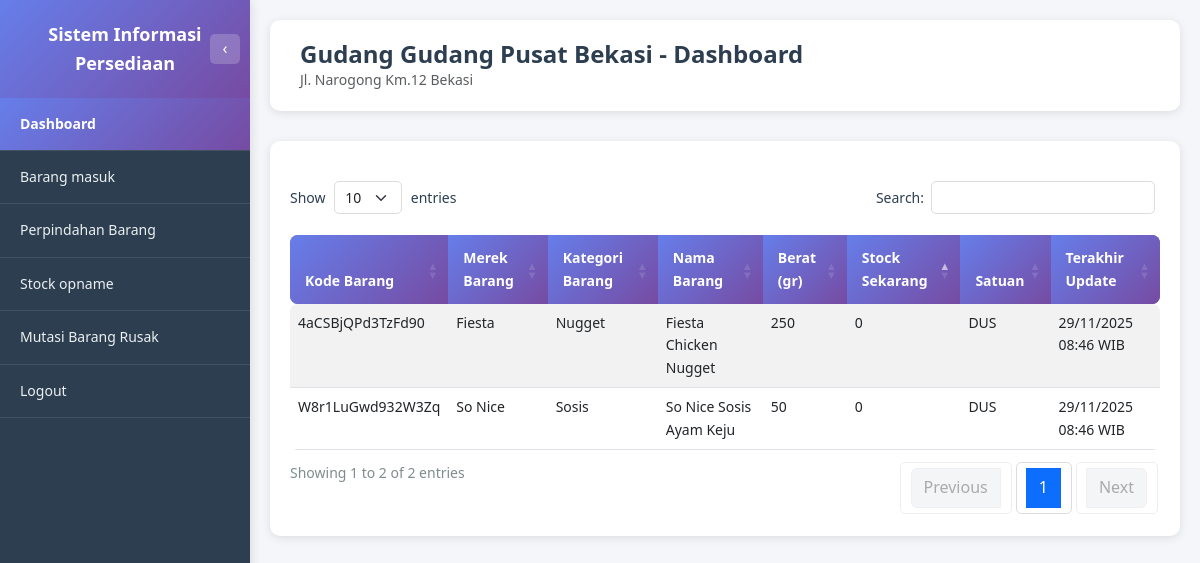
/gudang/dashboard.php (signed in), run on an earlier commit of the app's database.
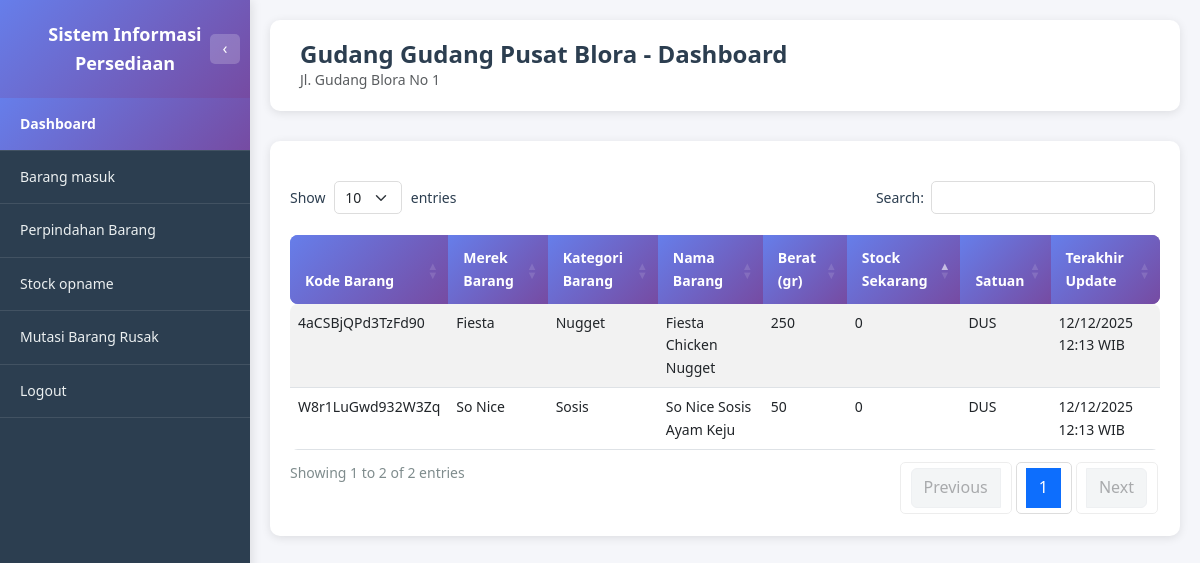
And on a later commit of the database.
### tables this page shows
CREATE TABLE USERS (
         ID_USERS               VARCHAR(8) NOT NULL,
         KD_LOKASI              VARCHAR(8),
         NAMA                   VARCHAR(256),
         USERNAME               VARCHAR(256),
         PASSWORD               VARCHAR(256),
         STATUS                 ENUM('AKTIF', 'TIDAK AKTIF'),
         PRIMARY KEY (ID_USERS)
      );

CREATE TABLE MASTER_LOKASI (
         KD_LOKASI            VARCHAR(8) NOT NULL,
         NAMA_LOKASI          VARCHAR(256),
         TYPE_LOKASI          ENUM('gudang', 'toko'),
         ALAMAT_LOKASI        VARCHAR(256),
         MAX_STOCK_TOTAL      INT,
         SATUAN               ENUM('PIECES', 'DUS'),
         STATUS               ENUM('AKTIF', 'TIDAK AKTIF'),
         PRIMARY KEY (KD_LOKASI)
      );

CREATE TABLE STOCK (
         KD_BARANG              VARCHAR(16) NOT NULL,
         KD_LOKASI              VARCHAR(8) NOT NULL,
         UPDATED_BY             VARCHAR(8),
         JUMLAH_BARANG          INT,
         JUMLAH_MIN_STOCK       INT,
         JUMLAH_MAX_STOCK       INT,
         SATUAN                 ENUM('PIECES', 'DUS'),
         LAST_UPDATED           TIMESTAMP DEFAULT CURRENT_TIMESTAMP ON UPDATE CURRENT_TIMESTAMP,
         PRIMARY KEY (KD_BARANG, KD_LOKASI)
      );

CREATE TABLE MASTER_BARANG (
         KD_BARANG                    VARCHAR(16) NOT NULL,
         KD_KATEGORI_BARANG           VARCHAR(8),
         KD_SUPPLIER                  VARCHAR(8),
         KD_MEREK_BARANG              VARCHAR(8),
         NAMA_BARANG                  VARCHAR(256),
         BERAT                        INT,
         AVG_HARGA_BELI_PIECES        DECIMAL(20,2),
         HARGA_JUAL_BARANG_PIECES     DECIMAL(20,2),
         SATUAN_PERDUS                INT,
         GAMBAR_BARANG                VARCHAR(512),
         LAST_UPDATED                 TIMESTAMP DEFAULT CURRENT_TIMESTAMP ON UPDATE CURRENT_TIMESTAMP,
         STATUS                       ENUM('AKTIF', 'TIDAK AKTIF'),
         PRIMARY KEY (KD_BARANG)
      );

### gudang/dashboard.php (the view, shortened to what this page needs)
<?php
require_once '../dbconnect.php';
$user_id = $_SESSION['user_id'];
$query_user = "SELECT u.ID_USERS, u.KD_LOKASI, ml.NAMA_LOKASI
               FROM USERS u
               LEFT JOIN MASTER_LOKASI ml ON u.KD_LOKASI = ml.KD_LOKASI
               WHERE u.ID_USERS = ?";
$stmt_user = $conn->prepare($query_user);
$stmt_user->bind_param("s", $user_id);
$stmt_user->execute();
$result_user = $stmt_user->get_result();
$user_data = $result_user->fetch_assoc();
$kd_lokasi = $user_data['KD_LOKASI'];
$nama_lokasi = $user_data['NAMA_LOKASI'] ?? 'Gudang';
$query_alamat = "SELECT ALAMAT_LOKASI FROM MASTER_LOKASI WHERE KD_LOKASI = ?";
$stmt_alamat = $conn->prepare($query_alamat);
$stmt_alamat->bind_param("s", $kd_lokasi);
$stmt_alamat->execute();
$result_alamat = $stmt_alamat->get_result();
$alamat_lokasi = $result_alamat->num_rows > 0 ? $result_alamat->fetch_assoc()['ALAMAT_LOKASI'] : '';
$query_stock = "SELECT
                    s.KD_BARANG,
                    mb.NAMA_BARANG,
                    mb.BERAT,
                    COALESCE(mm.NAMA_MEREK, '-') as NAMA_MEREK,
                    COALESCE(mk.NAMA_KATEGORI, '-') as NAMA_KATEGORI,
                    s.JUMLAH_BARANG as STOCK_SEKARANG,
                    s.SATUAN,
                    s.LAST_UPDATED
                FROM STOCK s
                INNER JOIN MASTER_BARANG mb ON s.KD_BARANG = mb.KD_BARANG
                LEFT JOIN MASTER_MEREK mm ON mb.KD_MEREK_BARANG = mm.KD_MEREK_BARANG
                LEFT JOIN MASTER_KATEGORI_BARANG mk ON mb.KD_KATEGORI_BARANG = mk.KD_KATEGORI_BARANG
                WHERE s.KD_LOKASI = ?
                ORDER BY s.JUMLAH_BARANG ASC";
$stmt_stock = $conn->prepare($query_stock);
$stmt_stock->bind_param("s", $kd_lokasi);
$stmt_stock->execute();
$result_stock = $stmt_stock->get_result();
function formatTanggalWaktu($tanggal) {
    $date = new DateTime($tanggal);
    return $date->format('d/m/Y H:i') . ' WIB';
}
$active_page = 'dashboard';
?>
<!DOCTYPE html>
<html lang="id">
<head>
    <link href="https://cdn.jsdelivr.net/npm/bootstrap@5.3.0/dist/css/bootstrap.min.css" rel="stylesheet">
    <link href="https://cdn.datatables.net/1.13.7/css/dataTables.bootstrap5.min.css" rel="stylesheet">
    <link href="../assets/css/style.css" rel="stylesheet">
</head>
<body class="dashboard-body">
    <?php include 'includes/sidebar.php'; ?>
    <div class="main-content">
        <div class="page-header">
            <h1 class="page-title">Gudang <?php echo htmlspecialchars($nama_lokasi); ?> - Dashboard</h1>
            <?php if (!empty($alamat_lokasi)): ?>
                <p class="text-muted mb-0"><?php echo htmlspecialchars($alamat_lokasi); ?></p>
            <?php endif; ?>
        </div>
        <div class="table-section" style="width: 100%;">
            <div class="table-responsive" style="width: 100%;">
                <table id="tableStock" class="table table-custom table-striped table-hover" style="width: 100%;">
                    <thead>
                        <tr>
                            <th>Kode Barang</th>
                            <th>Merek Barang</th>
                            <th>Kategori Barang</th>
                            <th>Nama Barang</th>
                            <th>Berat (gr)</th>
                            <th>Stock Sekarang</th>
                            <th>Satuan</th>
                            <th>Terakhir Update</th>
                        </tr>
                    </thead>
                    <tbody>
                        <?php if ($result_stock->num_rows > 0): ?>
                            <?php while ($row = $result_stock->fetch_assoc()): ?>
                                <tr>
                                    <td><?php echo htmlspecialchars($row['KD_BARANG']); ?></td>
                                    <td><?php echo htmlspecialchars($row['NAMA_MEREK']); ?></td>
                                    <td><?php echo htmlspecialchars($row['NAMA_KATEGORI']); ?></td>
                                    <td><?php echo htmlspecialchars($row['NAMA_BARANG']); ?></td>
                                    <td><?php echo number_format($row['BERAT'], 0, ',', '.'); ?></td>
                                    <td><?php echo number_format($row['STOCK_SEKARANG'], 0, ',', '.'); ?></td>
                                    <td><?php echo htmlspecialchars($row['SATUAN']); ?></td>
                                    <td><?php echo formatTanggalWaktu($row['LAST_UPDATED']); ?></td>
                                </tr>
                            <?php endwhile; ?>
                        <?php endif; ?>
                    </tbody>
                </table>
            </div>
        </div>
    </div>
</body>
</html>

### gudang/includes/sidebar.php (shortened to what this page needs)
<div class="sidebar" id="sidebar">
    <div class="sidebar-header">
        <span id="sidebar-title">Sistem Informasi Persediaan</span>
        <button class="sidebar-toggle" id="sidebarToggle" title="Toggle Sidebar">
            <span id="toggleIcon">‹</span>
        </button>
    </div>
    <ul class="sidebar-menu">
        <li><a href="dashboard.php" class="<?php echo $active_page == 'dashboard' ? 'active' : ''; ?>" data-icon="📊"><span>Dashboard</span></a></li>
        <li><a href="barang_masuk.php" class="<?php echo $active_page == 'barang_masuk' ? 'active' : ''; ?>" data-icon="📥"><span>Barang masuk</span></a></li>
        <li><a href="perpindahan_barang.php" class="<?php echo $active_page == 'perpindahan_barang' ? 'active' : ''; ?>" data-icon="🔄"><span>Perpindahan Barang</span></a></li>
        <li><a href="stock_opname.php" class="<?php echo $active_page == 'stock_opname' ? 'active' : ''; ?>" data-icon="📋"><span>Stock opname</span></a></li>
        <li><a href="mutasi_barang_rusak.php" class="<?php echo $active_page == 'mutasi_barang_rusak' ? 'active' : ''; ?>" data-icon="⚠️"><span>Mutasi Barang Rusak</span></a></li>
        <li><a href="../logout.php" data-icon="🚪"><span>Logout</span></a></li>
    </ul>
</div>

### assets/css/style.css (style rules this page uses)
* { margin: 0; padding: 0; box-sizing: border-box; }
:root { --font-family-primary: 'Segoe UI', Tahoma, Geneva, Verdana, sans-serif; --font-size-base: 14px; --font-size-small: 12px; --font-size-large: 16px; --font-size-title: 24px; --font-size-heading: 18px; --font-weight-normal: 400; --font-weight-medium: 500; --font-weight-bold: 600; }
body { font-family: var(--font-family-primary); font-size: var(--font-size-base); line-height: 1.6; }
:root { --color-primary: #667eea; --color-primary-dark: #764ba2; --color-primary-gradient: linear-gradient(135deg, #667eea 0%, #764ba2 100%); --color-text-primary: #2c3e50; --color-text-secondary: #7f8c8d; --color-text-muted: #666; --color-text-light: #ecf0f1; --color-bg-primary: #f5f6fa; --color-bg-secondary: #ffffff; --color-bg-dark: #2c3e50; --color-bg-gradient: linear-gradient(135deg, #667eea 0%, #764ba2 100%); --color-border: #ddd; --color-border-light: #ecf0f1; --color-success: #27ae60; --color-warning: #f39c12; --color-danger: #e74c3c; --color-info: #3498db; --shadow-sm: 0 2px 10px rgba(0, 0, 0, 0.1); --shadow-md: 0 4px 15px rgba(0, 0, 0, 0.1); --shadow-lg: 0 10px 40px rgba(0, 0, 0, 0.2); }
body { background: var(--color-bg-gradient); min-height: 100vh; }
body.dashboard-body { background: var(--color-bg-primary); }
.sidebar { position: fixed; top: 0; left: 0; height: 100vh; width: 250px; background: var(--color-bg-dark); box-shadow: 2px 0 10px rgba(0, 0, 0, 0.1); z-index: 1000; overflow-y: auto; transition: width 0.3s ease, transform 0.3s ease; }
.sidebar-header { background: var(--color-primary-gradient); padding: 20px; color: white; text-align: center; font-weight: var(--font-weight-bold); font-size: var(--font-size-heading); position: relative; transition: all 0.3s ease; }
.sidebar-toggle { position: absolute; right: 10px; top: 50%; transform: translateY(-50%); background: rgba(255, 255, 255, 0.2); border: none; color: white; width: 30px; height: 30px; border-radius: 5px; cursor: pointer; display: flex; align-items: center; justify-content: center; transition: all 0.3s ease; font-size: var(--font-size-large); }
.sidebar-menu { list-style: none; padding: 0; margin: 0; }
.sidebar-menu li { border-bottom: 1px solid rgba(255, 255, 255, 0.1); }
.sidebar-menu a { display: block; padding: 15px 20px; color: var(--color-text-light); text-decoration: none; transition: all 0.3s ease; font-size: var(--font-size-base); }
.sidebar-menu a.active { background: var(--color-primary-gradient); color: white; font-weight: var(--font-weight-bold); }
.main-content { margin-left: 250px; min-height: 100vh; background: var(--color-bg-primary); padding: 20px; transition: margin-left 0.3s ease; width: calc(100% - 250px); box-sizing: border-box; }
.page-header { background: var(--color-bg-secondary); padding: 20px 30px; border-radius: 10px; margin-bottom: 30px; box-shadow: var(--shadow-sm); }
.page-title { font-size: var(--font-size-title); font-weight: var(--font-weight-bold); color: var(--color-text-primary); margin: 0; }
.table-custom { border-radius: 8px; overflow: hidden; }
.table-custom thead { background: var(--color-primary-gradient); color: white; }
.table-custom thead th { border: none; padding: 12px 15px; font-weight: var(--font-weight-bold); }
.table-custom tbody tr { transition: background-color 0.2s; }
.table-section { background: var(--color-bg-secondary); padding: 20px; border-radius: 10px; margin-bottom: 30px; box-shadow: var(--shadow-sm); width: 100%; box-sizing: border-box; }
.table-section .table-responsive { width: 100%; overflow-x: auto; }
.table-section table { width: 100% !important; table-layout: auto; }
.dataTables_wrapper .table-custom { margin-top: 0; width: 100% !important; }
.dataTables_wrapper .table-custom thead th { background: var(--color-primary-gradient); color: white; border: none; padding: 12px 15px; font-weight: var(--font-weight-bold); }

What changed in the data, as far as the page shows it:
changed through a linked row, users: KD_LOKASI.NAMA_LOKASI "Gudang Pusat Bekasi" → "Gudang Pusat Blora"
changed master_lokasi: ALAMAT_LOKASI "Jl. Narogong Km.12 Bekasi" → "Jl. Gudang Blora No 1"
changed stock "4aCSBjQPd3TzFd90": LAST_UPDATED "29/11/2025 08:46 WIB" → "12/12/2025 12:13 WIB"
changed stock "W8r1LuGwd932W3Zq": LAST_UPDATED "29/11/2025 08:46 WIB" → "12/12/2025 12:13 WIB"
